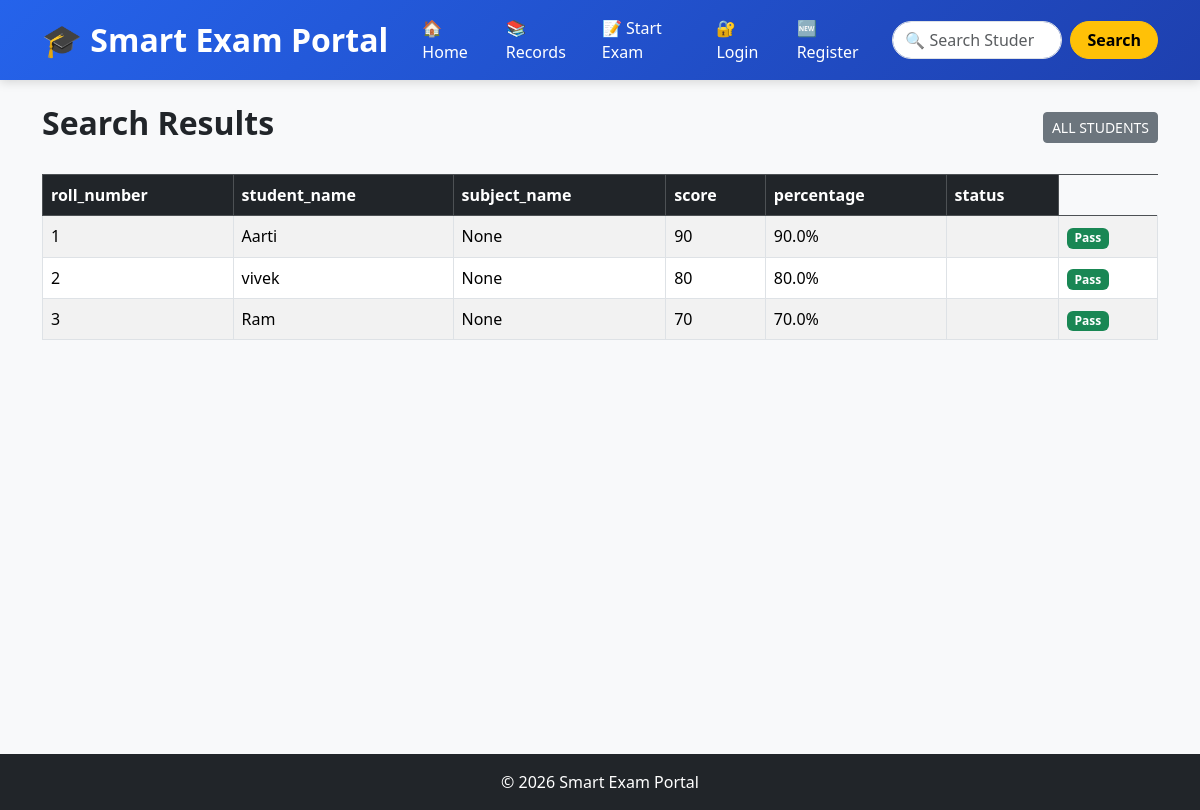
The page /search on the database as committed earlier.
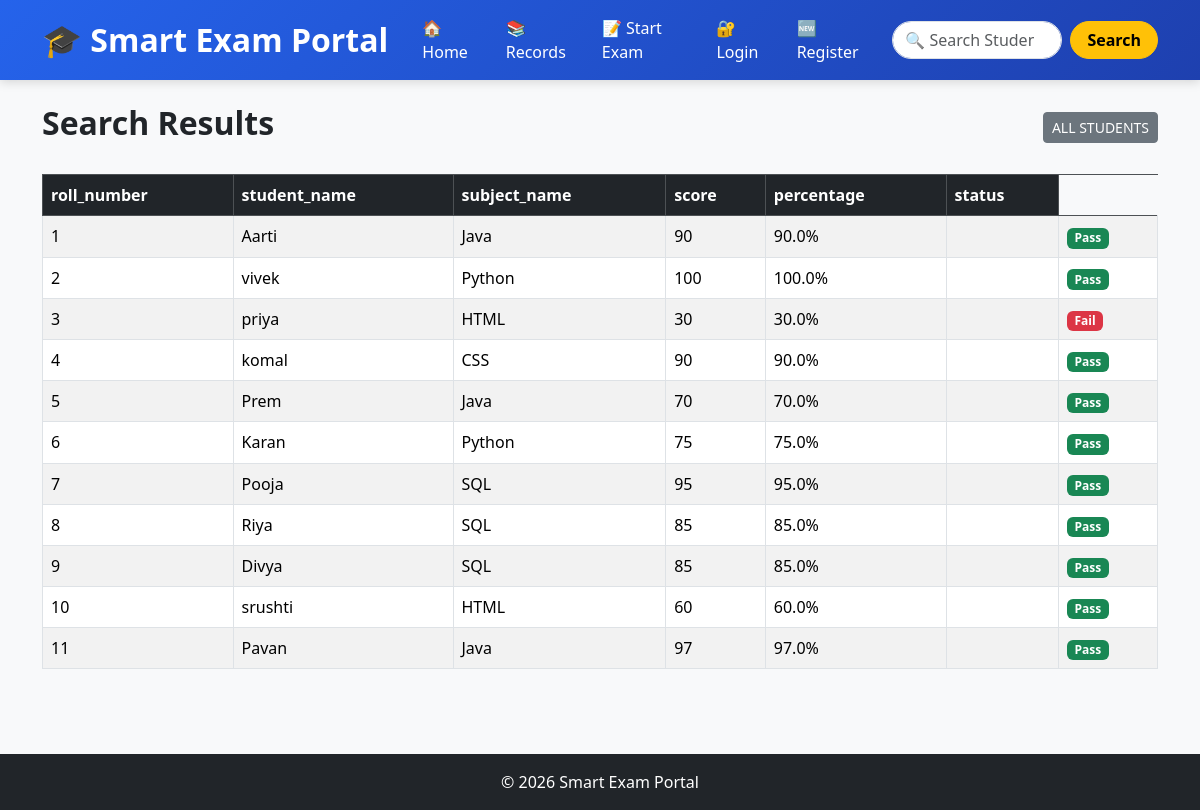
The same page on the database as committed later.
### tables this page shows
CREATE TABLE students (
    id INTEGER PRIMARY KEY AUTOINCREMENT,
    roll_number INTEGER,
    subject_name TEXT,
    student_name TEXT,
    score INTEGER,
    percentage REAL,
    exam_date TEXT
, subject_id INTEGER, photo TEXT DEFAULT 'default.jpg');

CREATE TABLE subjects (
        id INTEGER PRIMARY KEY AUTOINCREMENT,
        name TEXT NOT NULL UNIQUE
    );

### smart_exam_portal/app.py (the view)
@app.route("/search")
def search():
    q = request.args.get("q", "")
    conn = get_db()
    if q:
        students = conn.execute("""
            SELECT
                students.id,
                students.roll_number,
                students.student_name,
                students.score,
                students.percentage,
                students.exam_date,
                students.photo,
                subjects.name AS subject_name
            FROM students
            LEFT JOIN subjects
            ON students.subject_id = subjects.id
            WHERE students.student_name LIKE ?
            OR CAST(students.roll_number AS TEXT) LIKE ?
        """, (f"%{q}%", f"%{q}%")).fetchall()
    else:
        students = conn.execute("""
            SELECT
                students.id,
                students.roll_number,
                students.student_name,
                students.score,
                students.percentage,
                students.exam_date,
                subjects.name AS subject_name
            FROM students
            LEFT JOIN subjects
            ON students.subject_id = subjects.id
        """).fetchall()
    conn.close()
    return render_template(
        "search.html",
        students=students,
        query=q
    )

### smart_exam_portal/database.py (called while the page is built)
def get_db():
    conn = sqlite3.connect(DATABASE)
    conn.row_factory = sqlite3.Row
    return conn
    conn.row_factory = sqlite3.Row
    return conn

### smart_exam_portal/templates/search.html (shortened to what this page needs)
{% extends "base.html" %}
{% block content %}
<div class="d-flex justify-content-between align-items-center mb-4">
    <h2 class="fw-bold">Search Results</h2>
    <a href="{{ url_for('records') }}"
       class="btn btn-secondary btn-sm">
        ALL STUDENTS
    </a>
</div>
{% if students|length > 0 %}
<table class="table table-striped table-bordered table-hover">
    <thead class="table-dark">
        <tr>
            <th>roll_number</th>
            <th>student_name</th>
            <th>subject_name</th>
            <th>score</th>
            <th>percentage</th>
            <th>status</th>
        </tr>
    </thead>
    <tbody>
        {% for student in students %}
        <tr>
            <td>{{ student.roll_number }}</td>
            <td>{{ student.student_name }}</td>
            <td>{{ student.subject_name }}</td>
            <td>{{ student.score }}</td>
            <td>{{ student.percentage }}%</td>
            <td>{{ student.status }}</td>
            <td>
                {% if student.percentage >= 40 %}
                    <span class="badge bg-success">
                        Pass
                    </span>
                {% else %}
                    <span class="badge bg-danger">
                        Fail
                    </span>
                {% endif %}
            </td>
        </tr>
        {% endfor %}
    </tbody>
</table>
{% endif %}
{% endblock %}

### smart_exam_portal/templates/base.html (shortened to what this page needs)
<!DOCTYPE html>
<html lang="en">
<head>
    <link href="https://cdn.jsdelivr.net/npm/bootstrap@5.3.3/dist/css/bootstrap.min.css" rel="stylesheet">
</head>
<body>
<nav class="navbar navbar-expand-lg navbar-dark">
    <div class="container">
        <a class="navbar-brand" href="{{ url_for('home') }}">
            🎓 Smart Exam Portal
        </a>
        <div class="collapse navbar-collapse justify-content-end"
             id="navbarContent">
            <ul class="navbar-nav align-items-center">
                <li class="nav-item">
                    <a class="nav-link"
                       href="{{ url_for('home') }}">
                        🏠 Home
                    </a>
                </li>
                <li class="nav-item">
                    <a class="nav-link"
                       href="{{ url_for('records') }}">
                        📚 Records
                    </a>
                </li>
                <li class="nav-item">
                    <a class="nav-link"
                       href="{{ url_for('exam') }}">
                        📝 Start Exam
                    </a>
                </li>
                 {% if session.get('username') %}
<li class="nav-item me-2">
    <span class="badge bg-warning text-dark fs-6 p-2">
        👤 {{ session['username'] }}
    </span>
</li>
<li class="nav-item">
    <a class="nav-link"
       href="{{ url_for('logout') }}">
        🚪 Logout
    </a>
</li>
{% else %}
<li class="nav-item">
    <a class="nav-link"
       href="{{ url_for('login') }}">
        🔐 Login
    </a>
</li>
<li class="nav-item">
    <a class="nav-link"
       href="{{ url_for('register') }}">
        🆕 Register
    </a>
</li>
{% endif %}
            </ul>
            <form class="d-flex ms-lg-3 mt-2 mt-lg-0 position-relative"
                  action="{{ url_for('search') }}"
                  method="GET">
                <input
                    id="searchInput"
                    class="form-control me-2 rounded-pill search-input"
                    type="search"
                    placeholder="🔍 Search Student"
                    name="q"
                    autocomplete="off">
                <button
                    class="btn btn-warning fw-bold rounded-pill px-3 search-btn"
                    type="submit">
                    Search
                </button>
            </form>
        </div>
    </div>
</nav>
<div class="container mt-4 main-content">
    {% block content %}
    {% endblock %}
</div>
<footer class="bg-dark text-white text-center p-3">
    © 2026 Smart Exam Portal
</footer>
</body>
</html>

### smart_exam_portal/templates/base.html (style rules this page uses)
body { background-color:#f8f9fa; }
.navbar { background: linear-gradient(135deg, #2563eb, #1e40af); padding: 8px 0; box-shadow: 0 2px 10px rgba(0,0,0,0.15); }
.navbar-brand { font-size: 32px; font-weight: 700; }
.nav-link { color:white !important; font-weight:500; margin-left:10px; transition: all 0.3s ease; }
.search-input { width:170px; height:38px; }
.search-btn { transition: all 0.3s ease; }
.main-content { min-height:75vh; }
footer { margin-top:50px; }

Rows that differ between the two databases and show on the page:
removed students: roll_number "1", student_name "Aarti", subject_name "None", score "90", percentage "90.0", shows "Pass"
removed students: roll_number "2", student_name "vivek", subject_name "None", score "80", percentage "80.0", shows "Pass"
removed students: roll_number "3", student_name "Ram", subject_name "None", score "70", percentage "70.0", shows "Pass"
added students: roll_number "1", student_name "Aarti", subject_name "Java", score "90", percentage "90.0", shows "Pass"
added students: roll_number "2", student_name "vivek", subject_name "Python", score "100", percentage "100.0", shows "Pass"
added students: roll_number "3", student_name "priya", subject_name "HTML", score "30", percentage "30.0", shows "Fail"
added students: roll_number "4", student_name "komal", subject_name "CSS", score "90", percentage "90.0", shows "Pass"
added students: roll_number "5", student_name "Prem", subject_name "Java", score "70", percentage "70.0", shows "Pass"
added students: roll_number "6", student_name "Karan", subject_name "Python", score "75", percentage "75.0", shows "Pass"
added students: roll_number "7", student_name "Pooja", subject_name "SQL", score "95", percentage "95.0", shows "Pass"
added students: roll_number "8", student_name "Riya", subject_name "SQL", score "85", percentage "85.0", shows "Pass"
added students: roll_number "9", student_name "Divya", subject_name "SQL", score "85", percentage "85.0", shows "Pass"
added students: roll_number "10", student_name "srushti", subject_name "HTML", score "60", percentage "60.0", shows "Pass"
added students: roll_number "11", student_name "Pavan", subject_name "Java", score "97", percentage "97.0", shows "Pass"
